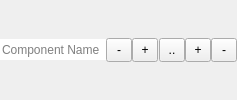
<?xml version="1.0" encoding="UTF-8"?>
<ui version="4.0">
 <class>SystemComponentItemView</class>
 <widget class="QWidget" name="SystemComponentItemView">
  <property name="styleSheet">
   <string notr="true">SystemComponentItemView {
  background-color: #cdcdcd;
}

SystemComponentInputItemView,
SystemComponentOutputItemView,
SystemComponentParameterItemView,
SystemComponentScheduleView,
SystemComponentTitleView {
  background-color: #e5e5e5;
}

QPushButton {
  padding: 4px;
  width: 16px;
}</string>
  </property>
  <layout class="QVBoxLayout" name="layout">
   <property name="spacing">
    <number>1</number>
   </property>
   <property name="leftMargin">
    <number>0</number>
   </property>
   <property name="topMargin">
    <number>1</number>
   </property>
   <property name="rightMargin">
    <number>0</number>
   </property>
   <property name="bottomMargin">
    <number>1</number>
   </property>
   <item>
    <layout class="QHBoxLayout" name="header">
     <item>
      <widget class="QWidget" name="rename" native="true">
       <layout class="QHBoxLayout" name="renameLayout">
        <property name="spacing">
         <number>0</number>
        </property>
        <property name="leftMargin">
         <number>0</number>
        </property>
        <property name="topMargin">
         <number>0</number>
        </property>
        <property name="rightMargin">
         <number>0</number>
        </property>
        <property name="bottomMargin">
         <number>0</number>
        </property>
        <item>
         <widget class="QLineEdit" name="renameEdit">
          <property name="minimumSize">
           <size>
            <width>0</width>
            <height>21</height>
           </size>
          </property>
          <property name="frame">
           <bool>false</bool>
          </property>
          <property name="placeholderText">
           <string>Component Name</string>
          </property>
         </widget>
        </item>
        <item>
         <widget class="QPushButton" name="renameCancel">
          <property name="toolTip">
           <string>Cancel</string>
          </property>
          <property name="text">
           <string>-</string>
          </property>
         </widget>
        </item>
        <item>
         <widget class="QPushButton" name="renameSave">
          <property name="toolTip">
           <string>Save</string>
          </property>
          <property name="text">
           <string>+</string>
          </property>
         </widget>
        </item>
       </layout>
      </widget>
     </item>
     <item>
      <widget class="QWidget" name="actions" native="true">
       <layout class="QHBoxLayout" name="actionsLayout">
        <property name="spacing">
         <number>0</number>
        </property>
        <property name="leftMargin">
         <number>0</number>
        </property>
        <property name="topMargin">
         <number>0</number>
        </property>
        <property name="rightMargin">
         <number>0</number>
        </property>
        <property name="bottomMargin">
         <number>0</number>
        </property>
        <item>
         <widget class="QPushButton" name="actionRename">
          <property name="toolTip">
           <string>Rename Component</string>
          </property>
          <property name="text">
           <string>..</string>
          </property>
         </widget>
        </item>
        <item>
         <widget class="QPushButton" name="actionDuplicate">
          <property name="toolTip">
           <string>Duplicate Component</string>
          </property>
          <property name="text">
           <string>+</string>
          </property>
         </widget>
        </item>
        <item>
         <widget class="QPushButton" name="actionRemove">
          <property name="toolTip">
           <string>Remove Component</string>
          </property>
          <property name="text">
           <string>-</string>
          </property>
         </widget>
        </item>
       </layout>
      </widget>
     </item>
    </layout>
   </item>
   <item>
    <layout class="QHBoxLayout" name="schedule">
     <property name="spacing">
      <number>0</number>
     </property>
    </layout>
   </item>
   <item>
    <layout class="QVBoxLayout" name="parameters">
     <property name="spacing">
      <number>0</number>
     </property>
    </layout>
   </item>
   <item>
    <layout class="QVBoxLayout" name="inputs">
     <property name="spacing">
      <number>0</number>
     </property>
    </layout>
   </item>
   <item>
    <layout class="QVBoxLayout" name="outputs">
     <property name="spacing">
      <number>0</number>
     </property>
    </layout>
   </item>
  </layout>
 </widget>
 <resources/>
 <connections/>
</ui>
